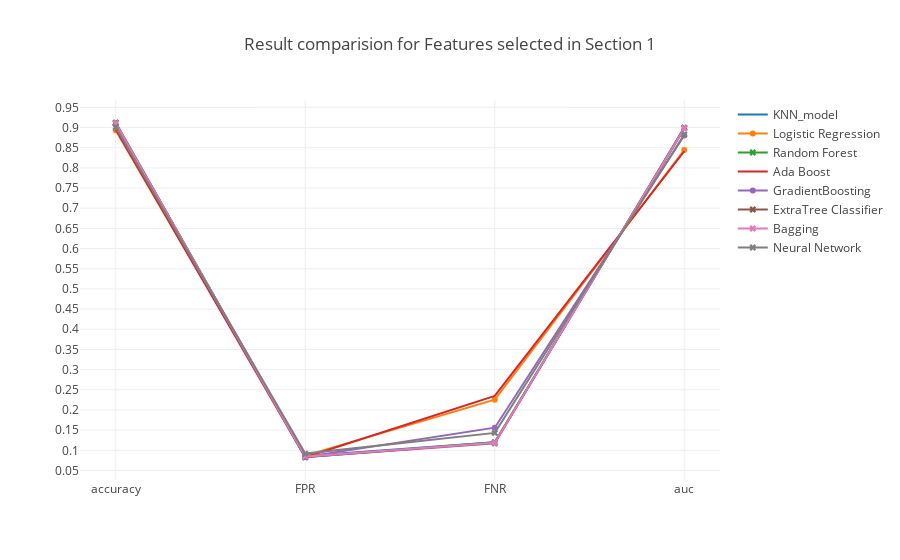

Here is the notebook cell this chart was saved with:
### Markdown cell above
### <a id='1.A' style="text-decoration : none; color : #000000;"> A Results</a>

### Code cell
trace0 = go.Scatter(x=table_80_50_test.iloc[0].index.values[[0,5,6,7]],
                    y=table_80_50_test.iloc[0].values[[0,5,6,7]],
                    mode = 'lines',
                    name = 'KNN_model')

trace1 = go.Scatter(x=table_80_50_test.iloc[1].index.values[[0,5,6,7]],
                    y=table_80_50_test.iloc[1].values[[0,5,6,7]],
                    mode = 'lines+markers',
                    name = 'Logistic Regression')

trace2 = go.Scatter(x=table_80_50_test.iloc[2].index.values[[0,5,6,7]],
                    y=table_80_50_test.iloc[2].values[[0,5,6,7]],
                    mode = 'lines+markers',marker=dict(symbol='x'),
                    name = 'Random Forest')


trace3 = go.Scatter(x=table_80_50_test.iloc[3].index.values[[0,5,6,7]],
                    y=table_80_50_test.iloc[3].values[[0,5,6,7]],
                    mode = 'lines',
                    name = 'Ada Boost')

trace4 = go.Scatter(x=table_80_50_test.iloc[4].index.values[[0,5,6,7]],
                    y=table_80_50_test.iloc[4].values[[0,5,6,7]],
                    mode = 'lines+markers',
                    name = 'GradientBoosting')

trace5 = go.Scatter(x=table_80_50_test.iloc[5].index.values[[0,5,6,7]],
                    y=table_80_50_test.iloc[5].values[[0,5,6,7]],
                    mode = 'lines+markers',marker=dict(symbol='x'),
                    name = 'ExtraTree Classifier')

trace6 = go.Scatter(x=table_80_50_test.iloc[6].index.values[[0,5,6,7]],
                    y=table_80_50_test.iloc[6].values[[0,5,6,7]],
                    mode = 'lines+markers',marker=dict(symbol='x'),
                    name = 'Bagging')

trace7 = go.Scatter(x=table_80_50_test.iloc[7].index.values[[0,5,6,7]],
                    y=table_80_50_test.iloc[7].values[[0,5,6,7]],
                    mode = 'lines+markers',marker=dict(symbol='x'),
                    name = 'Neural Network')



data = [trace0, trace1, trace2, trace3, trace4, trace5, trace6, trace7]
layout = go.Layout(yaxis=dict(tick0=0,dtick=0.05),title='Result comparision for Features selected in Section 1')
fig = go.Figure(data=data, layout=layout)

iplot(fig, filename='Result')

### Figure 1 — Plotly figure (JSON) as saved in the notebook; plotly's stock layout.template omitted (floating-point values rounded to 4 significant figures)
{"data": [{"mode": "lines", "name": "KNN_model", "type": "scatter", "uid": "7c4a2e5d-08cd-4eb2-a662-76b8d7282ed9", "x": ["accuracy", "FPR", "FNR", "auc"], "y": [0.9093, 0.08574, 0.12, 0.8971]}, {"mode": "lines+markers", "name": "Logistic Regression", "type": "scatter", "uid": "254f5b6e-1a62-4de8-b6bb-041be1f20e2d", "x": ["accuracy", "FPR", "FNR", "auc"], "y": [0.8931, 0.0867, 0.2254, 0.844]}, {"marker": {"symbol": "x"}, "mode": "lines+markers", "name": "Random Forest", "type": "scatter", "uid": "18475ba8-104a-4c47-a047-b5d609bf2e6d", "x": ["accuracy", "FPR", "FNR", "auc"], "y": [0.9118, 0.08277, 0.12, 0.8986]}, {"mode": "lines", "name": "Ada Boost", "type": "scatter", "uid": "b664dccc-2e92-409f-b970-b11477597d4f", "x": ["accuracy", "FPR", "FNR", "auc"], "y": [0.8952, 0.08268, 0.2349, 0.8412]}, {"mode": "lines+markers", "name": "GradientBoosting", "type": "scatter", "uid": "89281d88-3b6b-426c-9a45-5e2d97a1cdca", "x": ["accuracy", "FPR", "FNR", "auc"], "y": [0.9059, 0.08354, 0.1561, 0.8802]}, {"marker": {"symbol": "x"}, "mode": "lines+markers", "name": "ExtraTree Classifier", "type": "scatter", "uid": "c532de9b-0dee-4deb-b8f1-47f465451fe3", "x": ["accuracy", "FPR", "FNR", "auc"], "y": [0.9117, 0.08335, 0.1172, 0.8997]}, {"marker": {"symbol": "x"}, "mode": "lines+markers", "name": "Bagging", "type": "scatter", "uid": "904aaf3c-36ba-4c24-bb6c-3aef35ed9815", "x": ["accuracy", "FPR", "FNR", "auc"], "y": [0.9106, 0.0844, 0.1189, 0.8984]}, {"marker": {"symbol": "x"}, "mode": "lines+markers", "name": "Neural Network", "type": "scatter", "uid": "2a444506-0a79-425c-8b6f-901587ee2aaf", "x": ["accuracy", "FPR", "FNR", "auc"], "y": [0.9007, 0.09188, 0.1431, 0.8825]}], "layout": {"title": "Result comparision for Features selected in Section 1", "yaxis": {"dtick": 0.05, "tick0": 0}}}
